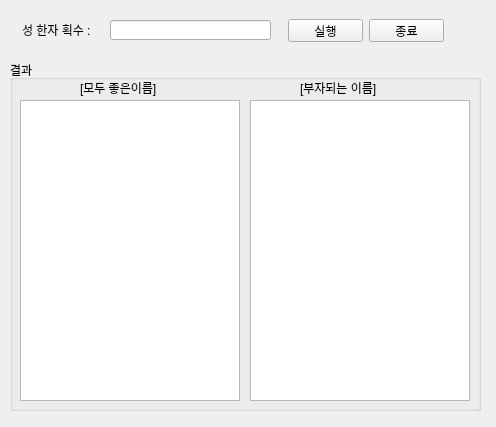
<?xml version="1.0" encoding="UTF-8"?>
<ui version="4.0">
 <class>Form</class>
 <widget class="QWidget" name="Form">
  <property name="geometry">
   <rect>
    <x>0</x>
    <y>0</y>
    <width>496</width>
    <height>427</height>
   </rect>
  </property>
  <property name="windowTitle">
   <string>우리아기이름_190106</string>
  </property>
  <widget class="QLabel" name="label">
   <property name="geometry">
    <rect>
     <x>22</x>
     <y>22</y>
     <width>81</width>
     <height>16</height>
    </rect>
   </property>
   <property name="text">
    <string>성 한자 획수 :</string>
   </property>
  </widget>
  <widget class="QLineEdit" name="lineEdit">
   <property name="geometry">
    <rect>
     <x>110</x>
     <y>20</y>
     <width>161</width>
     <height>20</height>
    </rect>
   </property>
  </widget>
  <widget class="QPushButton" name="pushButton">
   <property name="geometry">
    <rect>
     <x>288</x>
     <y>19</y>
     <width>75</width>
     <height>23</height>
    </rect>
   </property>
   <property name="text">
    <string>실행</string>
   </property>
  </widget>
  <widget class="QGroupBox" name="groupBox">
   <property name="geometry">
    <rect>
     <x>10</x>
     <y>60</y>
     <width>471</width>
     <height>351</height>
    </rect>
   </property>
   <property name="title">
    <string>결과</string>
   </property>
   <widget class="QTextEdit" name="textEdit">
    <property name="geometry">
     <rect>
      <x>10</x>
      <y>40</y>
      <width>220</width>
      <height>301</height>
     </rect>
    </property>
   </widget>
   <widget class="QTextEdit" name="textEdit_2">
    <property name="geometry">
     <rect>
      <x>240</x>
      <y>40</y>
      <width>220</width>
      <height>301</height>
     </rect>
    </property>
   </widget>
   <widget class="QLabel" name="label_2">
    <property name="geometry">
     <rect>
      <x>70</x>
      <y>20</y>
      <width>101</width>
      <height>16</height>
     </rect>
    </property>
    <property name="text">
     <string>[모두 좋은이름]</string>
    </property>
   </widget>
   <widget class="QLabel" name="label_3">
    <property name="geometry">
     <rect>
      <x>290</x>
      <y>20</y>
      <width>101</width>
      <height>16</height>
     </rect>
    </property>
    <property name="text">
     <string>[부자되는 이름]</string>
    </property>
   </widget>
  </widget>
  <widget class="QPushButton" name="pushButton_2">
   <property name="geometry">
    <rect>
     <x>369</x>
     <y>19</y>
     <width>75</width>
     <height>23</height>
    </rect>
   </property>
   <property name="text">
    <string>종료</string>
   </property>
  </widget>
 </widget>
 <resources/>
 <connections/>
</ui>
